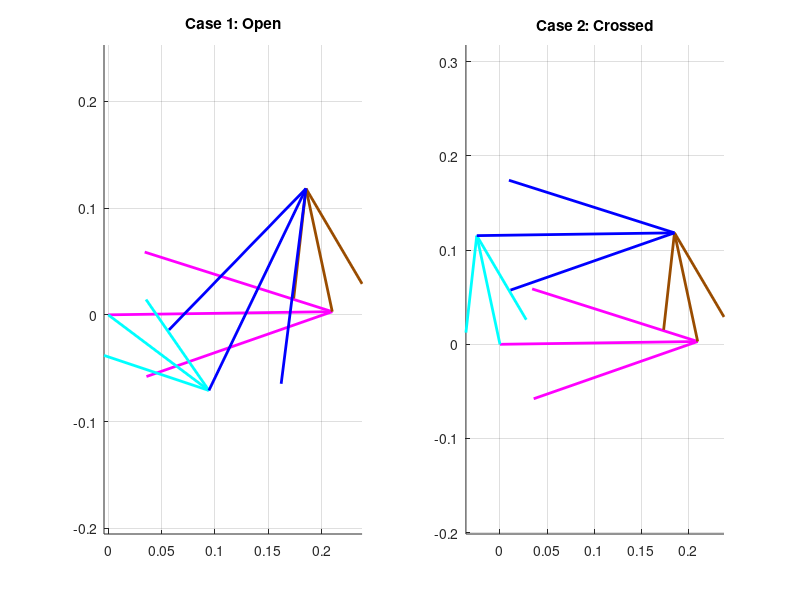

Write the MATLAB code that produced this figure.
clear all
close all
clc

% ==========================================
% 1. PARAMETERS & INPUT
% ==========================================
L1 = 0.210; % Ground (Pink) - d
L2 = 0.118; % Crank (Cyan) - a
L3 = 0.210; % Coupler (Blue) - b
L4 = 0.118; % Rocker (Brown) - c

% Assign Canonical Names
d = L1;
a = L2;
b = L3;
c = L4;

% Input Parameters
theta4_deg = 102.05; 
offset_deg = 0.81;

% Convert to radians & Local Frame
offset = deg2rad(offset_deg);
q4_local = deg2rad(theta4_deg) - offset;

% ==========================================
% 2. CALCULATION (APPLYING YOUR EQUATION)
% ==========================================

% --- กำหนดตัวแปรสำหรับ Inverted Loop ---
% เราหา Theta 2 (a) โดยรู้ Theta 4 (c)
% ดังนั้นในสูตร: a_calc คือ L4, c_calc คือ L2
a_calc = c; 
b_calc = b; 
c_calc = a; 
d_calc = d;

% คำนวณ K1-K5 (ใช้ความยาวที่สลับแล้ว)
K1 = d_calc/a_calc;
K2 = d_calc/c_calc;
K3 = (a_calc^2 - b_calc^2 + c_calc^2 + d_calc^2)/(2*a_calc*c_calc);
K4 = d_calc/b_calc;
K5 = (c_calc^2 - d_calc^2 - a_calc^2 - b_calc^2)/(2*a_calc*b_calc);

% --- INPUT (เลียนแบบสมการ Loop 3: q_in = q_prev + pi) ---
q_in = q4_local + pi; 

% --- CASE 1: OPEN (ใช้สูตร -sqrt ตามมาตรฐาน Open ของ Loop 1) ---
A1 = cos(q_in) - K1 - K2*cos(q_in) + K3;
B1 = -2*sin(q_in);
C1 = K1 - (K2+1)*cos(q_in) + K3;

D1 = cos(q_in) - K1 + K4*cos(q_in) + K5;
E1 = -2*sin(q_in);
F1 = K1 + (K4-1)*cos(q_in) + K5;

% Solve (ผลลัพธ์ที่ได้คือมุมในเฟรมที่หมุนไป 180)
q2_calc_1 = 2*atan2((-B1 - sqrt(B1^2 - 4*A1*C1)), (2*A1));
q3_calc_1 = 2*atan2((-E1 - sqrt(E1^2 - 4*D1*F1)), (2*D1));

% --- CASE 2: CROSSED (ใช้สูตร +sqrt) ---
% ค่า A, B, C, D, E, F เหมือนเดิม ใช้ซ้ำได้เลย
q2_calc_2 = 2*atan2((-B1 + sqrt(B1^2 - 4*A1*C1)), (2*A1));
q3_calc_2 = 2*atan2((-E1 + sqrt(E1^2 - 4*D1*F1)), (2*D1));

% --- TRANSFORM BACK (หมุนกลับ 180 องศา) ---
% เพื่อให้ได้ค่า Theta จริงใน Global Frame
Theta2_Open_Local  = q2_calc_1 + pi;
Theta3_Open_Local  = q3_calc_1 + pi;

Theta2_Cross_Local = q2_calc_2 + pi;
Theta3_Cross_Local = q3_calc_2 + pi;

% Add Offset
T2_Open = Theta2_Open_Local + offset;
T3_Open = Theta3_Open_Local + offset;

T2_Cross = Theta2_Cross_Local + offset;
T3_Cross = Theta3_Cross_Local + offset;

Theta4_Global = q4_local + offset;

% ==========================================
% 3. PLOTTING
% ==========================================
Rot = exp(1j * offset);

% Ground
R1 = d * exp(1j * offset);

% --- Case 1 Vectors ---
R2_Op = a * exp(1j * T2_Open);
R4_Op = c * exp(1j * Theta4_Global);
% Loop Closure: R2 + R3 = R1 + R4
R3_Op = (R1 + R4_Op) - R2_Op; 

% --- Case 2 Vectors ---
R2_Cr = a * exp(1j * T2_Cross);
R4_Cr = c * exp(1j * Theta4_Global);
R3_Cr = (R1 + R4_Cr) - R2_Cr;

figure(1); clf;

% Subplot 1: Case 1
subplot(1,2,1); hold on; grid on; axis equal;
title('Case 1: Open');
quiver(0,0, real(R1), imag(R1), 0, 'm', 'LineWidth', 2, 'MaxHeadSize',0.5);
quiver(0,0, real(R2_Op), imag(R2_Op), 0, 'c', 'LineWidth', 2, 'MaxHeadSize',0.5);
quiver(real(R1), imag(R1), real(R4_Op), imag(R4_Op), 0, 'Color',[0.6 0.3 0], 'LineWidth', 2, 'MaxHeadSize',0.5);
quiver(real(R2_Op), imag(R2_Op), real(R3_Op), imag(R3_Op), 0, 'b', 'LineWidth', 2, 'MaxHeadSize',0.5);

% Subplot 2: Case 2
subplot(1,2,2); hold on; grid on; axis equal;
title('Case 2: Crossed');
quiver(0,0, real(R1), imag(R1), 0, 'm', 'LineWidth', 2, 'MaxHeadSize',0.5);
quiver(0,0, real(R2_Cr), imag(R2_Cr), 0, 'c', 'LineWidth', 2, 'MaxHeadSize',0.5);
quiver(real(R1), imag(R1), real(R4_Cr), imag(R4_Cr), 0, 'Color',[0.6 0.3 0], 'LineWidth', 2, 'MaxHeadSize',0.5);
quiver(real(R2_Cr), imag(R2_Cr), real(R3_Cr), imag(R3_Cr), 0, 'b', 'LineWidth', 2, 'MaxHeadSize',0.5);

% Display
disp('--- RESULTS ---');
disp(['Theta 4 Input: ', num2str(theta4_deg)]);
disp(['Theta 2 Open : ', num2str(rad2deg(T2_Open))]);
disp(['Theta 2 Cross: ', num2str(rad2deg(T2_Cross))]);
